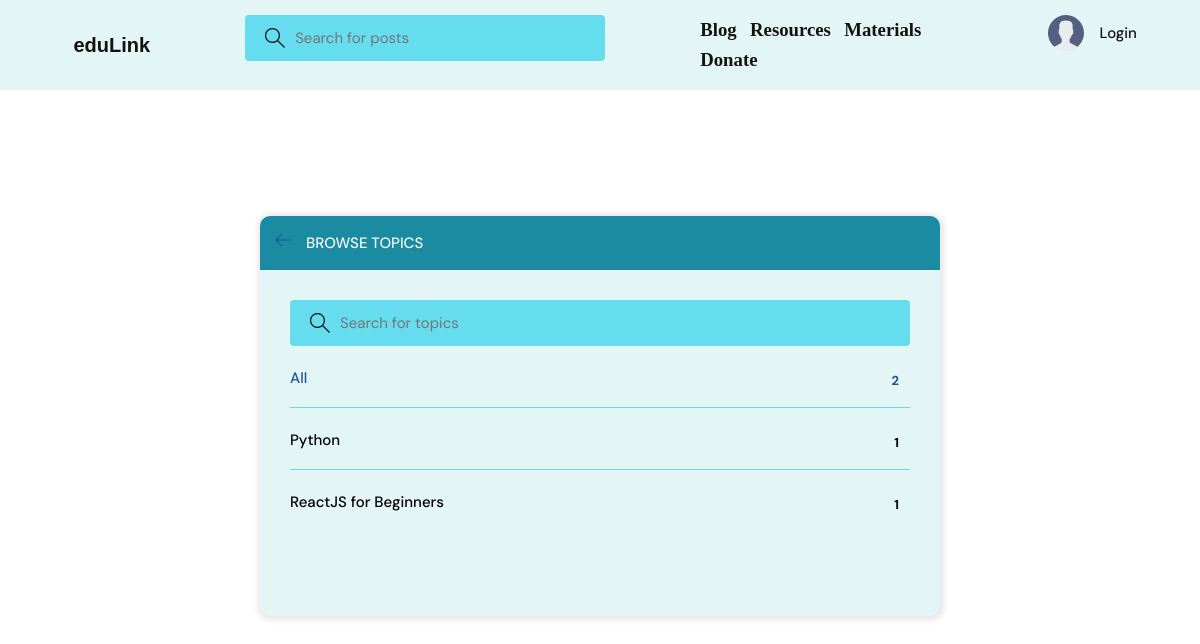
Page /topics/ on the committed database.
### base/models.py (models this page shows, shortened)
class Topic(models.Model):
    name = models.CharField(max_length=200)

### base/views.py (the view)
# urls.py: path('topics/', views.topicsPage, name="topics"),
def topicsPage(request):
    q = request.GET.get('q') if request.GET.get('q') != None else ''
    topics = Topic.objects.filter(name__icontains=q)
    return render(request, 'base/topics.html', {'topics': topics})

### base/templates/base/topics.html (shortened to what this page needs)
{% extends 'main.html' %}
{% block content %}
<main class="create-room layout">
  <div class="container">
    <div class="layout__box">
      <div class="layout__boxHeader">
        <div class="layout__boxTitle">
          <a href="{% url 'home' %}">
            <svg version="1.1" xmlns="http://www.w3.org/2000/svg" width="32" height="32" viewBox="0 0 32 32">
              <title>arrow-left</title>
              <path
                d="M13.723 2.286l-13.723 13.714 13.719 13.714 1.616-1.611-10.96-10.96h27.625v-2.286h-27.625l10.965-10.965-1.616-1.607z">
              </path>
            </svg>
          </a>
          <h3>Browse Topics</h3>
        </div>
      </div>
      <div class="topics-page layout__body">
        <form action="" method="GET" class="header__search">
          <label>
            <input name="q" placeholder="Search for topics" />
          </label>
        </form>
        <ul class="topics__list">
          <li>
            <a href="{% url 'topics' %}" class="active">All <span>{{topics.count}}</span></a>
          </li>
          {% for topic in topics %}
          <li>
            <a href="{% url 'home' %}?q={{topic.name}}">{{ topic.name }} <span>{{topic.room_set.all.count}}</span></a>
          </li>
          {% endfor %}
        </ul>
      </div>
    </div>
  </div>
</main>
{% endblock content %}

### static/styles/style.css (style rules this page uses)
:root { --color-main: #205498; --color-main-light: #97EBF4; --color-dark: #e3f6f5; --color-dark-medium: #65DDEF; --color-dark-light: #1a8ba1; --color-light: #f7f7f7; --color-gray: #121213; --color-light-gray: #000000; --color-bg: radial-gradient(circle at 18.7% 37.8%, rgb(250, 250, 250) 0%, rgb(225, 234, 238) 90%); --color-success: #5dd693; --color-error: #fc4b0b; }
* { font-family: "DM Sans", -apple-system, BlinkMacSystemFont, "Segoe UI", Roboto, Oxygen, Ubuntu, Cantarell, "Open Sans", "Helvetica Neue", sans-serif; margin: 0; padding: 0; box-sizing: border-box; text-rendering: optimizeLegibility; font-size: inherit; }
html { font-size: 56.25%; }
@media only screen and (min-width: 1200px) { html { font-size: 62.5%; } }
body { line-height: 1.6; font-weight: 400; font-size: 1.5rem; color: var(--color-light-gray); background-color: var(--color-bg); min-height: 100vh; }
a { display: inline-block; color: var(--color-main); text-decoration: none; }
.container { max-width: 120rem; width: 90%; margin: auto; }
.header__search > label { background-color: var(--color-dark-medium); padding: 1.3rem 1rem; display: flex; align-items: center; gap: 1rem; border-radius: 4px; }
.header__search svg { fill: var(--color-gray); width: 2rem; height: 2rem; margin-left: 1rem; }
.header__search input { width: 30rem; background: transparent; border: none; outline: none; color: var(--color-light); }
.layout { margin-top: 2.4rem; }
.layout > .container { display: flex; justify-content: space-between; align-items: flex-start; }
.layout__box { width: 90%; max-width: 48rem; min-height: 40rem; position: absolute; top: 50%; left: 50%; transform: translate(-50%, -46%); background-color: var(--color-dark); border-radius: 1rem; box-shadow: 1px 1px 6px 3px rgba(0, 0, 0, 0.1); overflow: hidden; }
.layout__boxHeader { display: flex; padding: 1.5rem; background-color: var(--color-dark-light); }
.layout__boxTitle { display: flex; gap: 1.5rem; align-items: center; }
.layout__boxTitle h3 { text-transform: uppercase; font-weight: 500; color: var(--color-light); }
.layout__boxTitle svg { width: 1.6rem; height: 1.6rem; fill: var(--color-main); }
.layout__body { margin: 3rem; }
.topics__list { list-style: none; }
.topics__list li a { display: flex; justify-content: space-between; margin-bottom: 3rem; font-weight: 500; color: var(--color-light-gray); transition: all 0.3s ease-in-out; }
.topics__list li a.active, .topics__list li a:hover { color: var(--color-main); }
.topics__list li a span { padding: 0.5rem 1rem; background-color: var(--color-dark); border-radius: 3px; font-size: 1.3rem; font-weight: 700; letter-spacing: 1px; }
.topics-page .topics__list li:not(:last-child) a { margin: 2rem 0; padding-bottom: 1rem; text-decoration: none; border-bottom: 1px solid var(--color-dark-medium); }
.topics-page .header__search { display: block; }
.create-room.layout .layout__box { max-width: 68rem; }

### rows in the picture
Topic: name "Python", room_set.all.count "1"
Topic: name "ReactJS for Beginners", room_set.all.count "1"

### other values in the picture
{{ topics.count }} "2"
